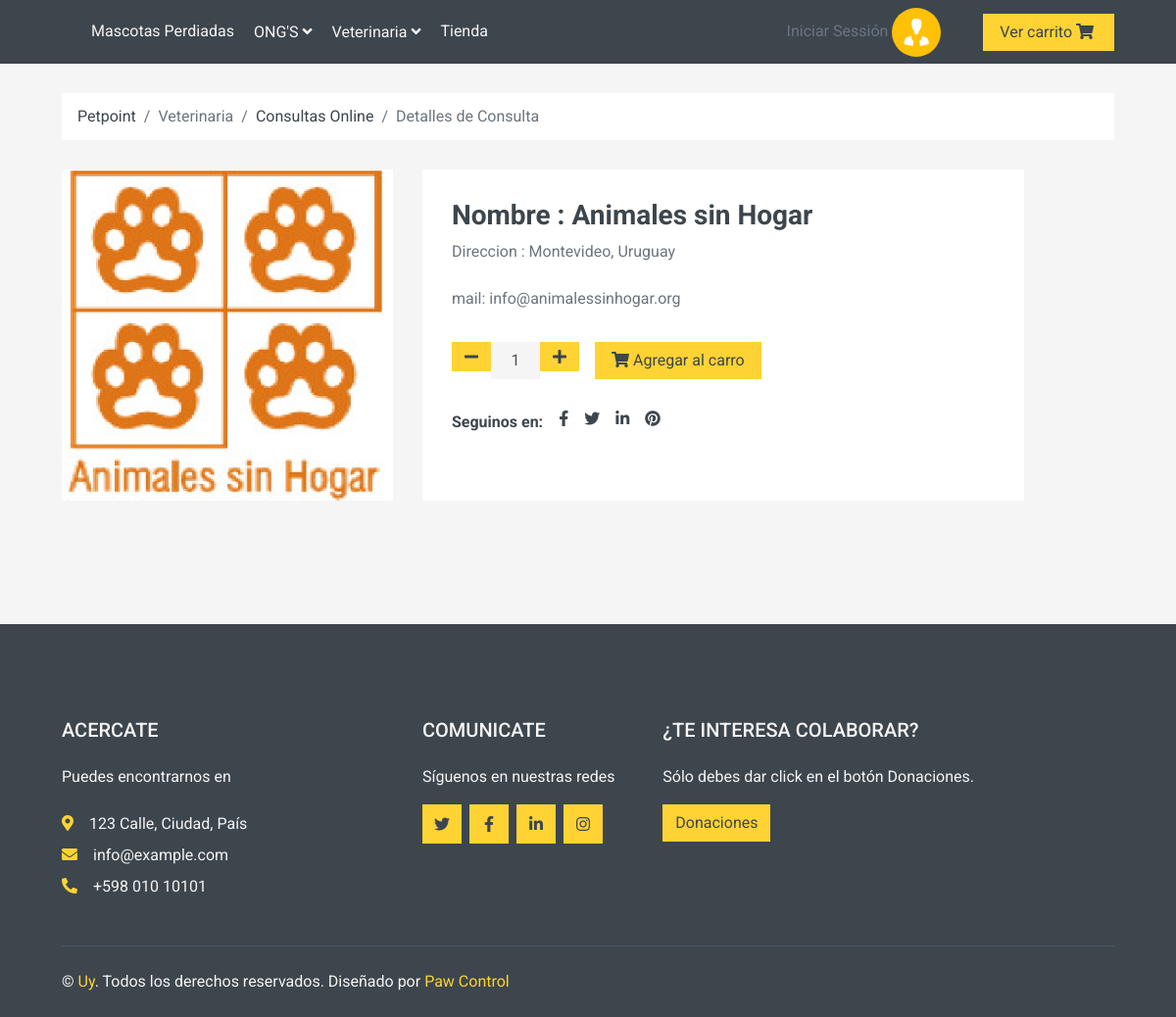
Page /View/DetallesConsulta.php?id=Animales_Hogar on the committed database.
### tables this page shows
CREATE TABLE `usuario` (
  `codigo` varchar(200) NOT NULL,
  `pass` varchar(200) NOT NULL,
  `nombre` varchar(200) NOT NULL,
  `telefono` int(11) NOT NULL,
  `direccion` varchar(200) NOT NULL,
  `mail` varchar(200) NOT NULL,
  `img` varchar(200) DEFAULT NULL,
  `rol` int(11) NOT NULL
);

### Controller/C_detallesConsulta.php (called while the page is built, shortened)
<?php
$db = new Conexion();
$con = $db->conectar();
$id = isset($_GET['id']) ? $_GET['id'] : '';
if ($id == '') {
    echo "Error a la peticion";
    exit;
} else {
    $consulta = "SELECT nombre, direccion, mail, img FROM usuario WHERE codigo = '$id' and rol = 3";
    $resultado = mysqli_query($con, $consulta);
    $fila = mysqli_fetch_array($resultado);
    $nombrecon = $fila['nombre'];
    $dire = $fila['direccion'];
    $mail = $fila['mail'];
    $foto = substr($fila['img'], 3);
}
?>

### View/DetallesConsulta.php (the view, shortened to what this page needs)
<?php
include("../Controller/C_detallesConsulta.php");
?>
<html lang="es">
<head>
    <link href="https://cdnjs.cloudflare.com/ajax/libs/font-awesome/5.10.0/css/all.min.css" rel="stylesheet">
    <link href="lib/animate/animate.min.css" rel="stylesheet">
    <link href="lib/owlcarousel/assets/owl.carousel.min.css" rel="stylesheet">
    <link href="../Css/style.css" rel="stylesheet">
</head>
<body>
    <?php include "BarrasYLibrerias/BarraNavegacion.php"; ?>
    <div class="container-fluid">
        <div class="row px-xl-5">
            <div class="col-12">
                <nav class="breadcrumb bg-light mb-30">
                    <a class="breadcrumb-item text-dark" href="Index.php">Petpoint</a>
                    <span class="breadcrumb-item active">Veterinaria</span>
                    <a class="breadcrumb-item text-dark" href="ConsultaOnline.php">Consultas Online</a>
                    <span class="breadcrumb-item active">Detalles de Consulta</span>
                </nav>
            </div>
        </div>
    </div>
    <div class="container-fluid pb-5">
        <div class="row px-xl-5">
            <?php foreach ($resultado as $row) { ?>
                <div class="col-lg-4 mb-30">
                    <img class="img-fluid w-100" src="<?php echo $foto ?>" alt="">
                </div>
                <div class="col-lg-7 h-auto mb-30">
                    <div class="h-100 bg-light p-30">
                        <h3>Nombre : <?php echo $nombrecon; ?></h3>
                        <p class="mb-4">Direccion : <?php echo $dire; ?></p>
                        <p class="mb-4">mail: <?php echo $mail; ?></p>
                        <div class="d-flex align-items-center mb-4 pt-2">
                            <div class="input-group quantity mr-3" style="width: 130px;">
                                <div class="input-group-btn">
                                    <button class="btn btn-primary btn-minus">
                                        <i class="fa fa-minus"></i>
                                    </button>
                                </div>
                                <input type="text" class="form-control bg-secondary border-0 text-center" value="1">
                                <div class="input-group-btn">
                                    <button class="btn btn-primary btn-plus">
                                        <i class="fa fa-plus"></i>
                                    </button>
                                </div>
                            </div>
                            <button class="btn btn-primary px-3"><i class="fa fa-shopping-cart mr-1"></i>Agregar al carro</button>
                        </div>
                        <div class="d-flex pt-2">
                            <strong class="text-dark mr-2">Seguinos en:</strong>
                            <div class="d-inline-flex">
                                <a class="text-dark px-2" href="">
                                    <i class="fab fa-facebook-f"></i>
                                </a>
                                <a class="text-dark px-2" href="">
                                    <i class="fab fa-twitter"></i>
                                </a>
                                <a class="text-dark px-2" href="">
                                    <i class="fab fa-linkedin-in"></i>
                                </a>
                                <a class="text-dark px-2" href="">
                                    <i class="fab fa-pinterest"></i>
                                </a>
                            </div>
                        </div>
                    </div>
                </div>
            <?php  } ?>
        </div>
    </div>
    <?php
    include "BarrasYLibrerias/Footer.php";
    ?>
</body>
</html>

### rows in the picture
usuario: img (picture), nombre "Animales sin Hogar", direccion "Montevideo, Uruguay", mail "info@animalessinhogar.org"

### other values in the picture
$nombre "Iniciar Sessión"
